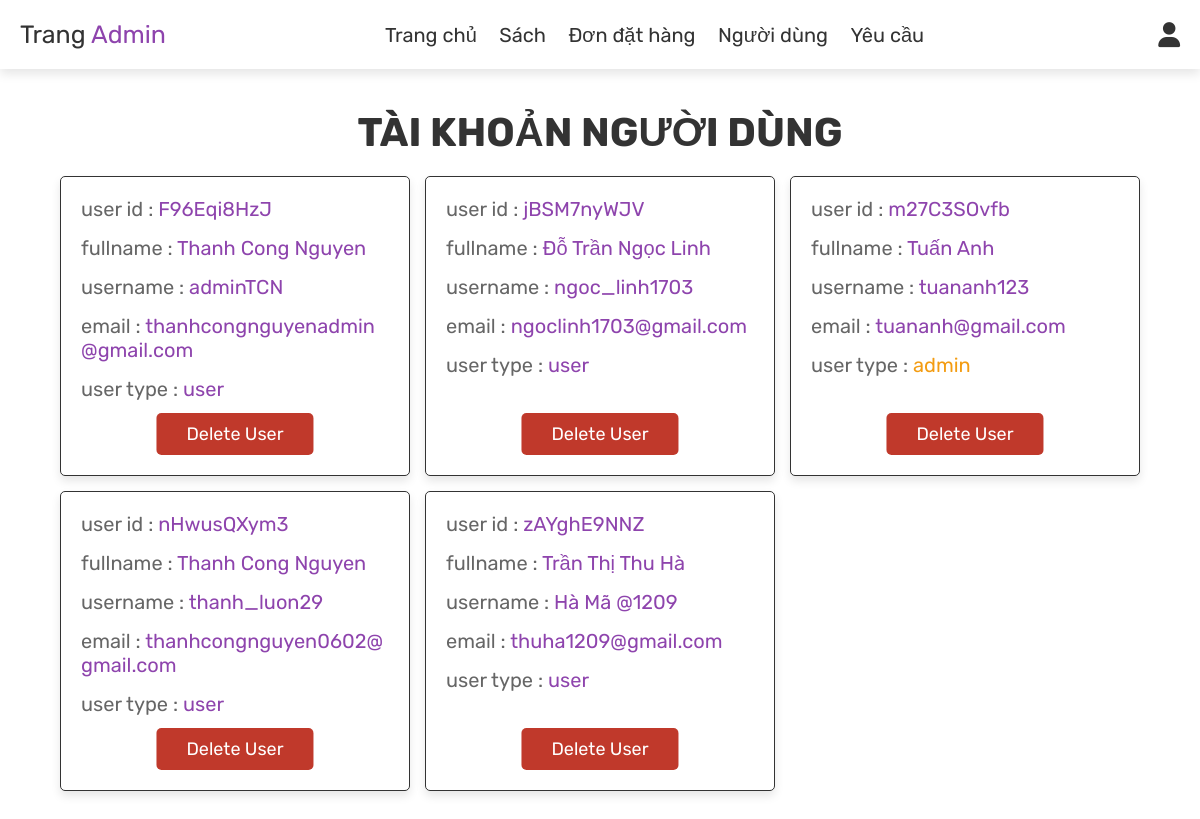
The app's page /admin/View/admin_user.php (signed in), older data.
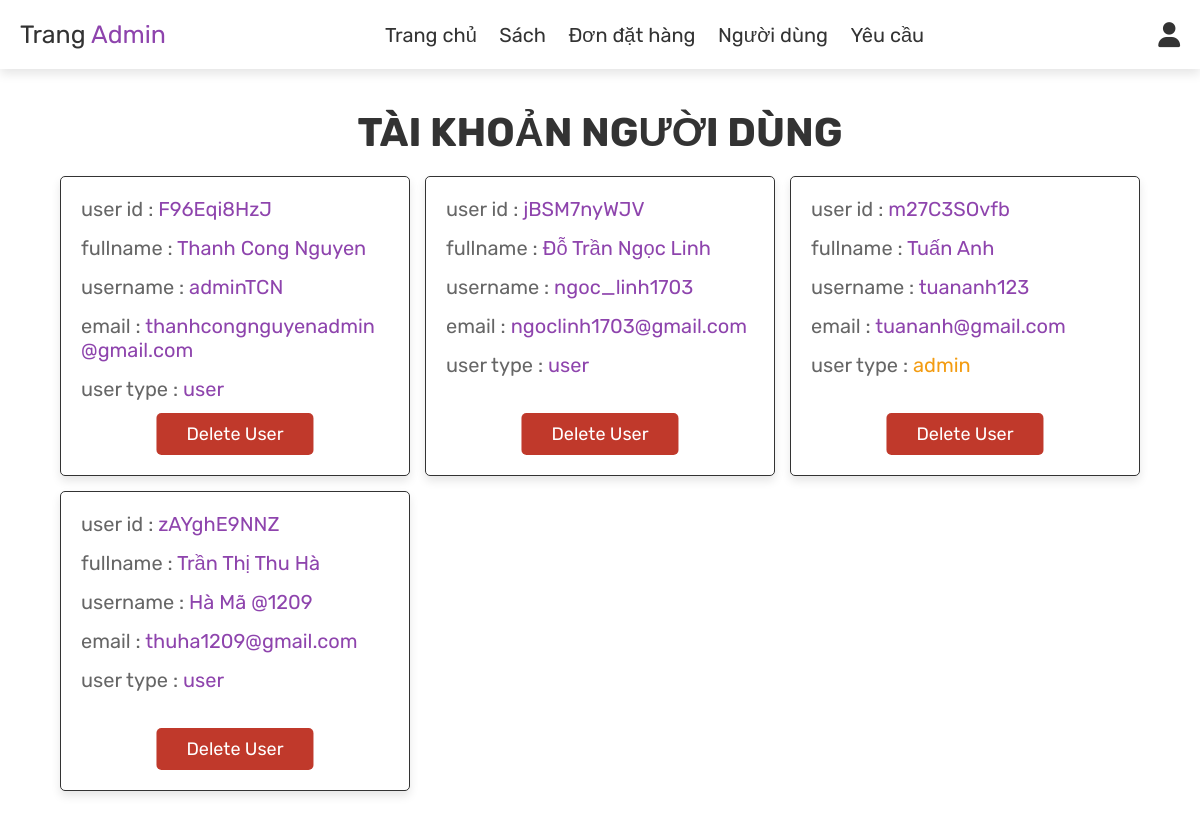
The same page, newer data.
### tables this page shows
CREATE TABLE `users` (
  `user_id` varchar(10) NOT NULL,
  `fullname` varchar(100) NOT NULL,
  `username` varchar(100) DEFAULT NULL,
  `email` varchar(100) NOT NULL,
  `phonenumber` varchar(20) NOT NULL,
  `password` varchar(100) NOT NULL,
  `user_type` varchar(100) NOT NULL DEFAULT 'user',
  `image` varchar(100) NOT NULL
);

### admin/View/admin_user.php (the view, shortened to what this page needs)
<?php
include '../../config/config.php';
?>
<!DOCTYPE html>
<html lang="en">
<head>
    <link rel="stylesheet" href="https://cdnjs.cloudflare.com/ajax/libs/font-awesome/6.0.0/css/all.min.css">
    <link rel="stylesheet" href="../../public/css/admin.css">
</head>
<body>
    <?php include 'admin_header.php'; ?>
    <section class="users">
        <h1 class="title">Tài khoản người dùng </h1>
        <div class="box-container">
            <?php
            $select_users = mysqli_query($conn, "SELECT * FROM `users`") or die('query failed');
            while ($fetch_users = mysqli_fetch_assoc($select_users)) {
            ?>
            <div class="box">
                <p> user id : <span><?php echo $fetch_users['user_id']; ?></span> </p>
                <p> fullname : <span><?php echo $fetch_users['fullname']; ?></span> </p>
                <p> username : <span><?php echo $fetch_users['username']; ?></span> </p>
                <p> email : <span><?php echo $fetch_users['email']; ?></span> </p>
                <p> user type : <span style="color:<?php if ($fetch_users['user_type'] == 'admin') {
                                                            echo 'var(--orange)';
                                                        } ?>"><?php echo $fetch_users['user_type']; ?></span> </p>
                <a href="admin_user.php?delete=<?php echo $fetch_users['user_id']; ?>"
                    onclick="return confirm('delete this user?');" class="delete-btn">delete user</a>
            </div>
            <?php
            };
            ?>
        </div>
    </section>
</body>
</html>

Row changes from the older to the newer data that the page shows:
removed users: user_id "nHwusQXym3", fullname "Thanh Cong Nguyen", username "thanh_luon29", email "thanhcongnguyen0602@gmail.com", user_type "user"
